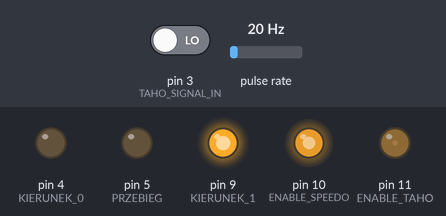
The sketch below on a simulated Arduino Uno, built with avr-gcc and run on an emulated ATmega328P. Parts: output pins drawn as LEDs (lit = HIGH). Wiring (inferred from the names in the program): pulse sensor: data pin 2. Inputs (shaded band) come from the test bench; at power-on: pulse rate 20 Hz, pin 3 (TAHO_SIGNAL_IN) LOW.

Above: at 3.2 s.
3.3 s: pulse rate (sensor on pin 2) set to 4 Hz
At 5.9 s:
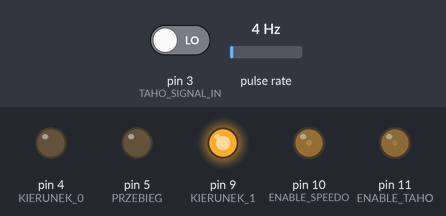
6.3 s: pulse rate (sensor on pin 2) set to 150 Hz
At 8.4 s:
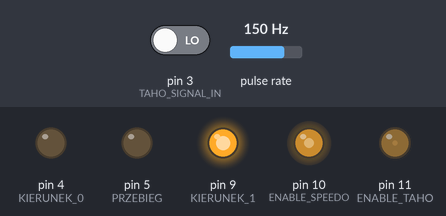
9.3 s: pulse rate (sensor on pin 2) set to 196 Hz
At 10.8 s:
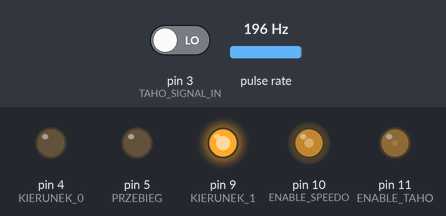
12.3 s: pin 3 (TAHO_SIGNAL_IN) driven HIGH
At 13.5 s:
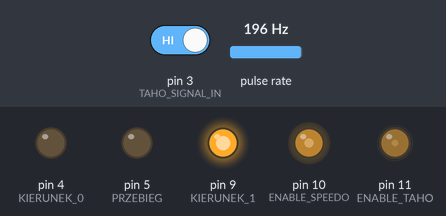
Timing chart, 0 to 16.3 s (numbered marks = the images above; inputs shaded):
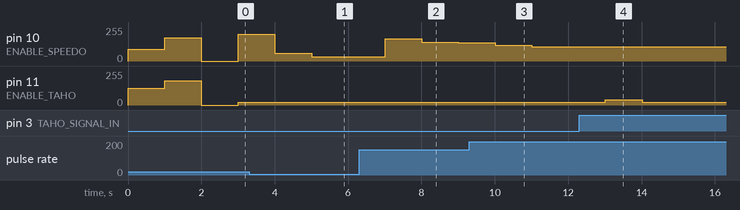

Measured:
- after the input at 3.3 s, pin 10 (ENABLE_SPEEDO): 200/255 → 57/255 after 0.70 s, → 32/255 1.0 s later
- after the input at 6.3 s, pin 10 (ENABLE_SPEEDO): 32/255 → 168/255 after 0.71 s, → 139/255 1.0 s later, → 138/255 1.0 s later
- after the input at 9.3 s, pin 10 (ENABLE_SPEEDO): 138/255 → 117/255 after 0.71 s, → 108/255 1.0 s later
- after the input at 12.3 s, pin 11 (ENABLE_TAHO): 20/255 → 39/255 after 0.71 s, → 20/255 1.0 s later

The sketch:

LUK_08.ino
```cpp
int PRZEBIEG = 5;
int KIERUNEK_0 = 4;
int KIERUNEK_1 = 9;
int ENABLE_TAHO = 11;
int ENABLE_SPEEDO = 10;
int SPEEDO_SIGNAL_IN = 2;  //hall kmh
int TAHO_SIGNAL_IN = 3;    //hall rpm
//13 wbudowana dioda
unsigned long loopTime = 0;

void setup() {
  pinMode(PRZEBIEG, OUTPUT);
  pinMode(ENABLE_TAHO, OUTPUT);
  pinMode(KIERUNEK_0, OUTPUT);
  pinMode(KIERUNEK_1, OUTPUT);
  pinMode(ENABLE_SPEEDO, OUTPUT);
  pinMode(TAHO_SIGNAL_IN, INPUT);
  pinMode(SPEEDO_SIGNAL_IN, INPUT);

  digitalWrite(PRZEBIEG, LOW);
  digitalWrite(ENABLE_TAHO, LOW);
  digitalWrite(KIERUNEK_0, LOW);
  digitalWrite(KIERUNEK_1, HIGH);
  digitalWrite(ENABLE_SPEEDO, LOW);

  attachInterrupt(digitalPinToInterrupt(SPEEDO_SIGNAL_IN), przerwanieSpeedo, RISING);  //Przerwanie na pinie 2
  attachInterrupt(digitalPinToInterrupt(TAHO_SIGNAL_IN), przerwanieTaho, RISING);      //Przerwanie na pinie 3

  test();
  loopTime = millis();
}

void test(){
  loopTime = millis();
  while (loopTime + 1000 > millis()) {
    analogWrite(ENABLE_SPEEDO, calculateSpeedoGaugeValue(100.0f));
    analogWrite(ENABLE_TAHO, calculateRpmGaugeValue(5500.0f));
  }
  while (loopTime + 2000 > millis()) {
    analogWrite(ENABLE_SPEEDO, calculateSpeedoGaugeValue(200.0f));
    analogWrite(ENABLE_TAHO, calculateRpmGaugeValue(11000.0f));
  }
  analogWrite(ENABLE_SPEEDO, 0);
  analogWrite(ENABLE_TAHO, 0);
}

volatile int speedoCounter = 0;
volatile int tahoCounter = 0;

void przerwanieSpeedo() {
  speedoCounter++;
}

void przerwanieTaho() {
  tahoCounter++;
}


void calculateValues() {
  if (loopTime + 1000 < millis()) {
    loopTime = millis();
    float obrNaMinTaho = tahoCounter * 60.0f;
    float kilometersPerHour = speedoCounter * 7.2f;

    tahoCounter = 0;
    speedoCounter = 0;

    analogWrite(ENABLE_SPEEDO, calculateSpeedoGaugeValue(kilometersPerHour));
    analogWrite(ENABLE_TAHO, calculateRpmGaugeValue(obrNaMinTaho));
  }
}


int rpmArraySize = 12;
int rpmArray[12] = {
  0, //0
  0, //20
  62, //40
  219, //60
  1674, //80
  3437, //100
  5125, //120
  7000, ////140
  9000, //160
  10875, //180
  12300, //200
  13050, //220
  };
float calculateRpmGaugeValue(float rpm) {

  int lastSmallerIndex = rpmArraySize - 1;

  for (int i = 0; i < rpmArraySize - 2; i++) {
    if (rpm >= rpmArray[i] && rpm < rpmArray[i + 1]) {
      lastSmallerIndex = i;
      break;
    }
  }

  int smaller = rpmArray[lastSmallerIndex];
  int bigger = rpmArray[lastSmallerIndex + 1];
  float diffrence = bigger - smaller;
  float interpolationWave = (rpm - smaller) / diffrence;

  return interpolateF(lastSmallerIndex, lastSmallerIndex+1, interpolationWave) * 20.0f;
}

int kmhArraySize = 12;
int kmhArray[12] = {
  0, //0
  16, //20
  36, //40
  60, //60
  87, //80
  114, //100
  137, //120
  161, ////140
  185, //160
  207, //180
  221, //200
  224, //220
  };
float calculateSpeedoGaugeValue(float speedInKMH) {

  int lastSmallerIndex = kmhArraySize - 1;

  for (int i = 0; i < kmhArraySize - 2; i++) {
    if (speedInKMH >= kmhArray[i] && speedInKMH < kmhArray[i + 1]) {
      lastSmallerIndex = i;
      break;
    }
  }

  int smaller = kmhArray[lastSmallerIndex];
  int bigger = kmhArray[lastSmallerIndex + 1];
  float diffrence = bigger - smaller;
  float interpolationWave = (speedInKMH - smaller) / diffrence;

  return interpolateF(lastSmallerIndex, lastSmallerIndex+1, interpolationWave) * 20.0f;
}

float interpolateF(int a, int b, float wave) {
  return a + (b - a) * wave;
}

float remainderFloat(float x) {
  return x - (int)x;
}


void loop() {
  calculateValues();
}
```
